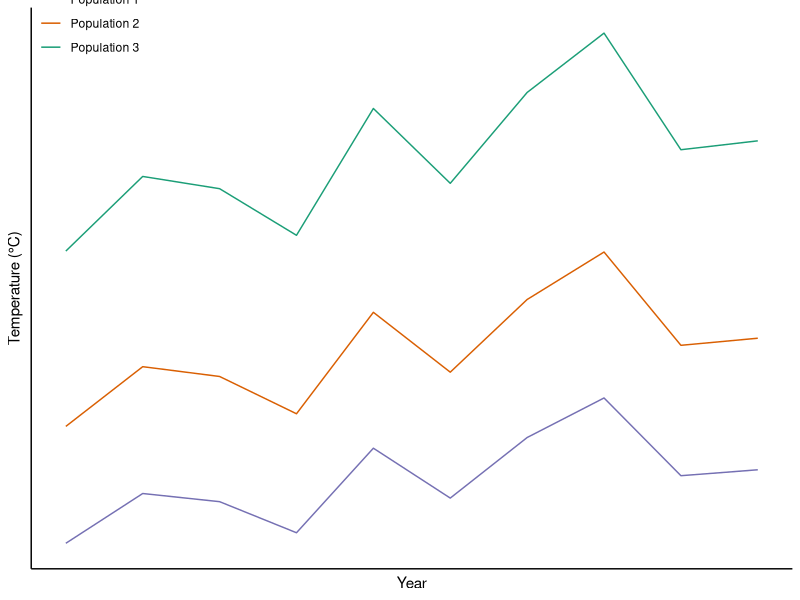
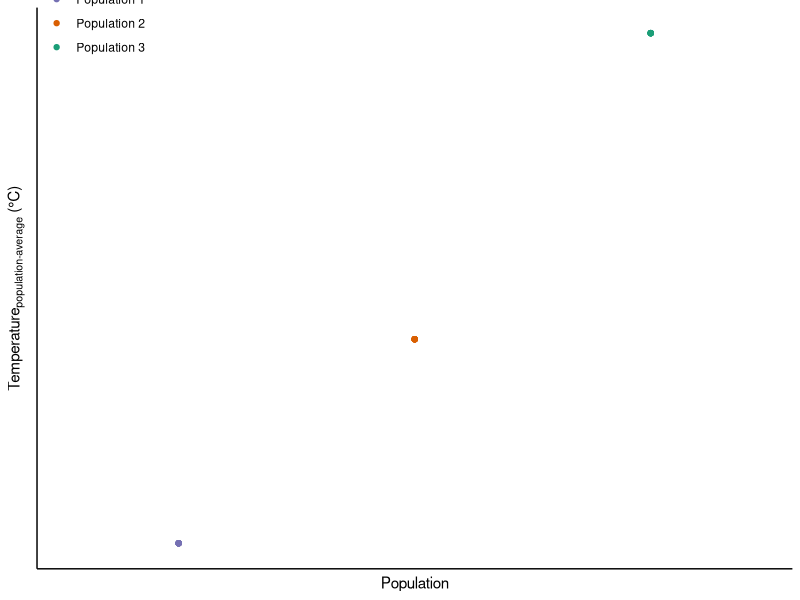
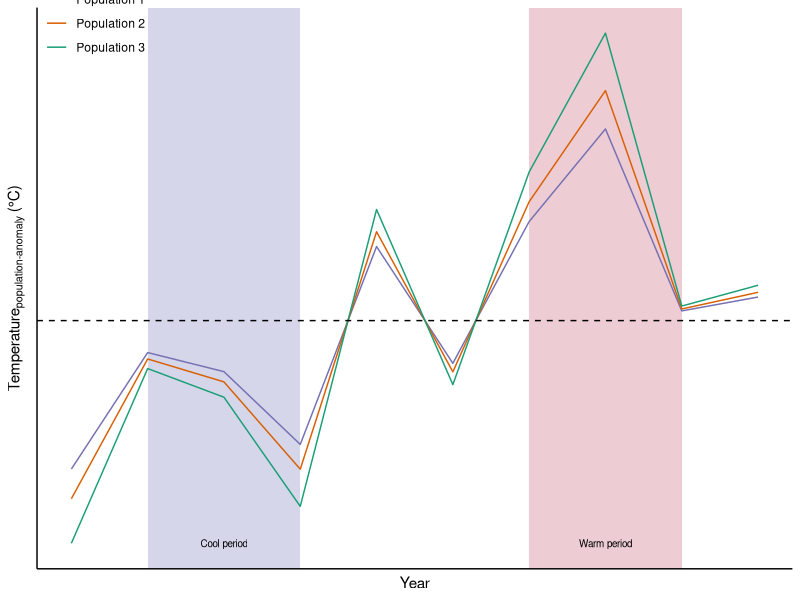
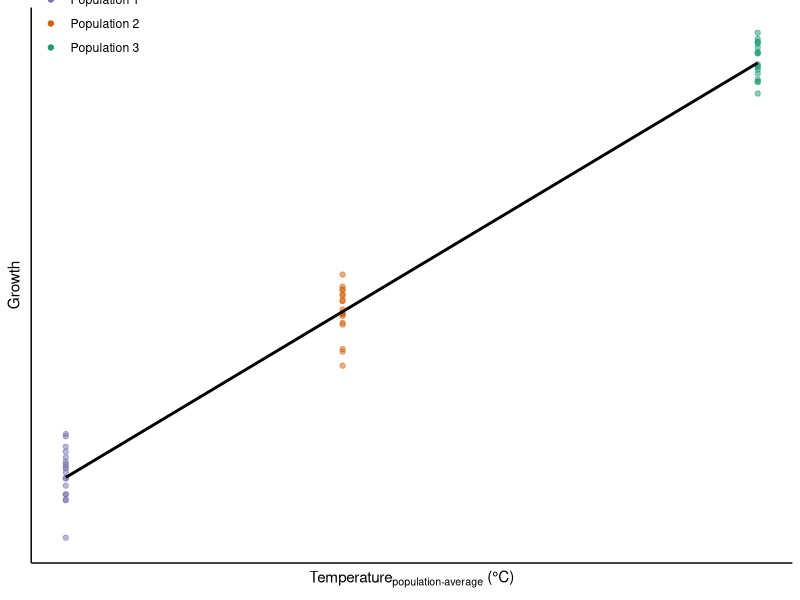
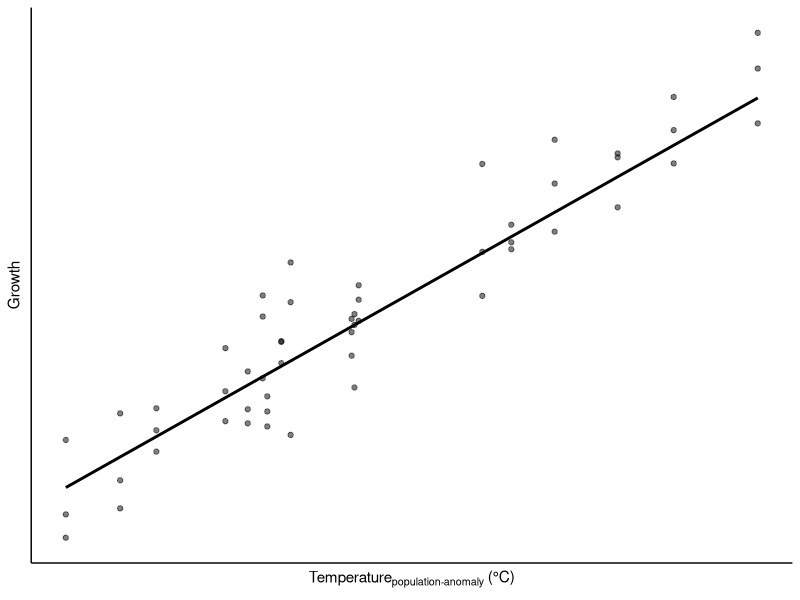
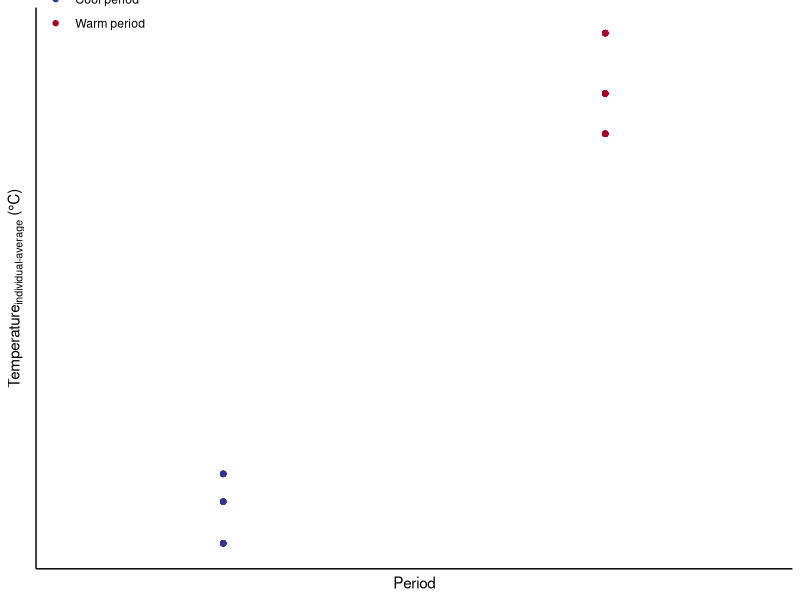
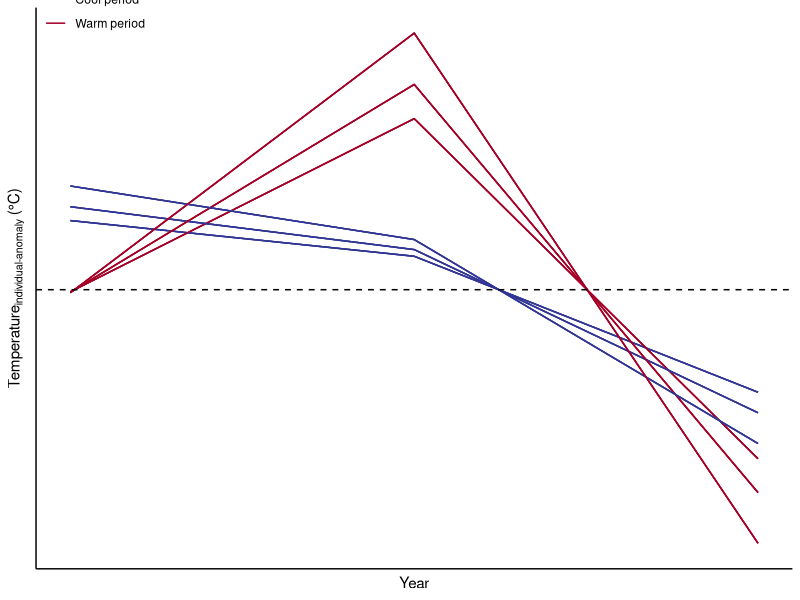
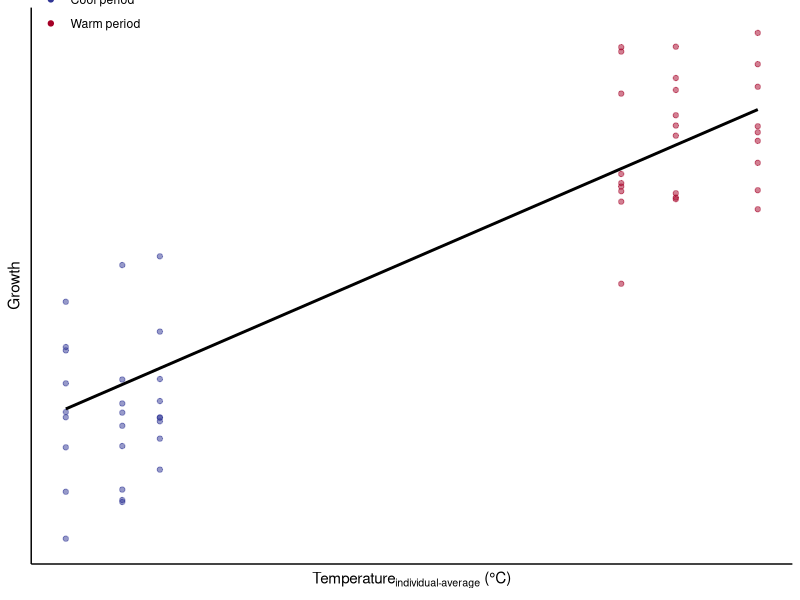

Here is the R script that generated these plots, in order:
library(tidyverse)

theme_set(theme_classic()) 


## temp data ----
#### setup
pop <- c("Population 1", "Population 2", "Population 3")
n_pop <- length(pop)
n_year <- 10

#### data
set.seed(17) #17 for 10 year, 24 for 20 years
data_temp <- tibble(year = rep(seq(1, n_year), n_pop),
                    temp = rep(rnorm(n_year, mean = 6, sd = 0.5), n_pop),
                    pop = rep(pop, each = n_year)) %>%
  mutate(temp = temp * rep(c(1, 1.2, 1.5), each = n_year)) 

#### plot
ggplot(data = data_temp, aes(x = year, y = temp, color = pop)) +
  geom_line() +
  #geom_point(alpha = 0) +
  labs(x = "Year",
       y = "Temperature (°C)",
       color = "Population") +
  scale_color_brewer(palette = "Dark2", direction = -1) +
  theme(legend.position = c(0, 1.05),
        legend.justification = c(0, 1),
        legend.background = element_rect(fill='transparent'),
        axis.text = element_blank(), 
        axis.ticks = element_blank(),
        legend.title = element_blank()) #+
  #guides(colour = guide_legend(override.aes = list(alpha = 1)))

p_temp <- last_plot()

#### pop-average pop-anomaly 
#### data
data_temp <- data_temp %>% 
  group_by(pop) %>% 
  mutate(pop_ave = mean(temp),
         pop_ano = temp - pop_ave)

#### plot
# pop-average
ggplot(data = data_temp, aes(x = pop, y = pop_ave, color = pop)) + 
  geom_point() +
    labs(x = "Population",
         y = expression('Temperature'['population-average'] * ' (°C)'),
         color = "Population") +
  scale_color_brewer(palette = "Dark2", direction = -1) +
  theme(legend.position = c(0, 1.05),
        legend.justification = c(0, 1),
        legend.background = element_rect(fill='transparent'),
        axis.text = element_blank(), 
        axis.ticks = element_blank(),
        legend.title = element_blank()) #+
  #theme(legend.position = "none")

p_temp_pop.ave <- last_plot()

# pop-anomaly
ggplot(data = data_temp, aes(x = year, y = pop_ano, color = pop)) + 
  annotate("rect", xmin = 2, xmax = 4, 
           ymin = -Inf, 
           ymax = Inf,
           fill = "#313695",
           alpha = 0.2) +
  annotate("rect", xmin = 7, xmax = 9, 
           ymin = -Inf, 
           ymax = Inf,
           fill = "#a50026",
           alpha = 0.2) +
  geom_line() +
  geom_hline(yintercept = 0, linetype = "dashed") +
  labs(x = "Year",
       y = expression('Temperature'['population-anomaly'] * ' (°C)'),
       color = "Population") +
  scale_color_brewer(palette = "Dark2", direction = -1) +
  theme(legend.position = c(0, 1.05),
        legend.justification = c(0, 1),
        legend.background = element_rect(fill='transparent'),
        axis.text = element_blank(), 
        axis.ticks = element_blank(),
        legend.title = element_blank()) +
  #theme(legend.position = "none") +
  annotate("text", 
           x = 3,
           y = min(data_temp$pop_ano), 
           label = "Cool period",
           size = 2.5) +
  annotate("text", 
           x = 8,
           y = min(data_temp$pop_ano), 
           label = "Warm period",
           size = 2.5) 

p_temp_pop.ano <- last_plot()

## fish data ----
#### setup
# each pop has 2 cohorts, each cohort has 3 fish, each fish has 3 ages 
cohort <- c(2,7) # cohort 2: low temp, cohort 7: high temp
n_cohort = length(cohort)
n_age = 3
n_fish = 3*n_pop*n_cohort # each pop and each cohort 3 fish

data_fish <- tibble(
  fish = 1:n_fish,
  pop = rep(pop, each = n_fish/n_pop),
  cohort = rep(cohort, n_fish/n_cohort)) %>%
  crossing(age = seq(1, n_age)) %>%
  mutate(year = cohort + age - 1)

### population-level growth response to temperature ----
#### data
data_pop <- data_fish %>% 
  left_join(data_temp)

set.seed(1)
data_pop <- data_pop %>%
  mutate(growth_pop_ave_true = 1 + 0.5*pop_ave,
         growth_pop_ave = 1 + 0.5*pop_ave + rnorm(nrow(.), 0, 0.1),
         growth_pop_ano_true = 1 + 0.5*pop_ano,
         growth_pop_ano = 1 + 0.5*pop_ano + rnorm(nrow(.), 0, 0.1)
         )

#### plot
# pop-average
ggplot(data = data_pop) +
  geom_point(aes(x = pop_ave, y = growth_pop_ave, color = pop), alpha = 0.5) +
  geom_line(aes(x = pop_ave, y = growth_pop_ave_true), linewidth = 1) +
  labs(x = expression('Temperature'['population-average'] * ' (°C)'),
       y = "Growth",
       color = "Population") +
  scale_color_brewer(palette = "Dark2", direction = -1) +
  theme(legend.position = c(0, 1.05),
        legend.justification = c(0, 1),
        legend.background = element_rect(fill='transparent'),
        axis.text = element_blank(), 
        axis.ticks = element_blank(),
        legend.title = element_blank()) +
  guides(colour = guide_legend(override.aes = list(alpha = 1))) #+
  #theme(legend.position = "none")

p_growth_pop.ave <- last_plot()

# pop-anomaly
ggplot(data = data_pop) +
  #geom_point(aes(x = pop_ano, y = growth_pop_ano, color = pop), alpha = 0.5) +
  geom_point(aes(x = pop_ano, y = growth_pop_ano), alpha = 0.5) +
  geom_line(aes(x = pop_ano, y = growth_pop_ano_true), linewidth = 1) +
  labs(x = expression('Temperature'['population-anomaly'] * ' (°C)'),
       y = "Growth",
       color = "Population") +
  scale_color_brewer(palette = "Dark2", direction = -1) +
  theme(legend.position = c(0, 1.05),
        legend.justification = c(0, 1),
        legend.background = element_rect(fill='transparent'),
        axis.text = element_blank(), 
        axis.ticks = element_blank(),
        legend.title = element_blank()) +
  guides(colour = guide_legend(override.aes = list(alpha = 1)))

p_growth_pop.ano <- last_plot()

### individual-level growth response to temperature: plasticity and between-individual ----
#### data
df_period <- tibble(cohort = cohort,
                    period_mean = c(3,8),
                    period_name = c("Cool period",
                                    "Warm period"))

data_ind <- data_fish %>% 
  left_join(data_temp) %>%
  group_by(fish) %>% 
  mutate(ind_ave = mean(pop_ano),
         ind_ano = pop_ano - ind_ave) %>%
  ungroup() %>%
  left_join(df_period)

set.seed(2) #
data_ind <- data_ind %>%
  mutate(intercept_fishid = rep(rnorm(n_fish, 0, 0.15), each = n_age),
         slope_fishid = rep(rnorm(n_fish, 0, 0.1), each = n_age)) %>%
  mutate(growth_ind_ave_true = 1 + 0.5*ind_ave,
         growth_ind_ave = 1 + 0.5*ind_ave + rnorm(nrow(.), 0, 0.1),
         growth_ind_ano_true = 1 + 0.5*ind_ano,
         growth_ind_ano_fish = (1 + intercept_fishid) + (0.5 + slope_fishid)*ind_ano,
         growth_ind_ano = growth_ind_ano_fish + rnorm(nrow(.), 0, 0.01)
  )

#### temperature plot ----
# ind-average
ggplot(data = data_ind, aes(x = period_mean, y = ind_ave, color = period_name)) + 
  geom_point() +
  #geom_line(alpha = 0) +
  labs(x = "Period",
       y = expression('Temperature'['individual-average'] * ' (°C)'),
       color = "Population") +
  scale_color_manual(values = c("Cool period" = "#313695", "Warm period" = "#a50026")) +
  theme(legend.position = c(0, 1.05),
        legend.justification = c(0, 1),
        legend.background = element_rect(fill='transparent'),
        axis.text = element_blank(), 
        axis.ticks = element_blank(),
        legend.title = element_blank()) +
  #guides(colour = guide_legend(override.aes = list(alpha = 1))) +
  xlim(1,10)

p_temp_ind.ave <- last_plot()

# ind-anomaly
ggplot(data = data_ind, aes(x = age, y = ind_ano, group = fish, color = period_name)) + 
  geom_line() +
  geom_hline(yintercept = 0, linetype = "dashed") +
  labs(x = "Year",
       y = expression('Temperature'['individual-anomaly'] * ' (°C)'),
       color = "Population") +
  scale_color_manual(values = c("Cool period" = "#313695", "Warm period" = "#a50026")) +
  theme(legend.position = c(0, 1.05),
        legend.justification = c(0, 1),
        legend.background = element_rect(fill='transparent'),
        axis.text = element_blank(), 
        axis.ticks = element_blank(),
        legend.title = element_blank()) #+
  #theme(legend.position = "none")

p_temp_ind.ano <- last_plot()

#### growth response plot ----
# ind-average
ggplot(data = data_ind) +
  geom_point(aes(x = ind_ave, y = growth_ind_ave, color = period_name), alpha = 0.5) +
  geom_line(aes(x = ind_ave, y = growth_ind_ave_true), linewidth = 1) +
  labs(x = expression('Temperature'['individual-average'] * ' (°C)'),
       y = "Growth",
       color = "Population") +
  scale_color_manual(values = c("Cool period" = "#313695", "Warm period" = "#a50026")) +
  theme(legend.position = c(0, 1.05),
        legend.justification = c(0, 1),
        legend.background = element_rect(fill='transparent'),
        axis.text = element_blank(), 
        axis.ticks = element_blank(),
        legend.title = element_blank()) +
  guides(colour = guide_legend(override.aes = list(alpha = 1))) #+
  #theme(legend.position = "none")

p_growth_ind.ave <- last_plot()

# ind-anomaly
ggplot(data = data_ind) +
  #geom_point(aes(x = ind_ano, y = growth_ind_ano, color = period_name), alpha = 0.5) +
  geom_point(aes(x = ind_ano, y = growth_ind_ano, group = fish), alpha = 0.5) +
  geom_line(aes(x = ind_ano, y = growth_ind_ano_fish, group = factor(fish)), alpha = 0.1) +
  geom_line(aes(x = ind_ano, y = growth_ind_ano_true), linewidth = 1) +
  labs(x = expression('Temperature'['individual-anomaly'] * ' (°C)'),
       y = "Growth",
       color = "Population") +
  scale_color_manual(values = c("Cool period" = "#313695", "Warm period" = "#a50026")) +
  theme(legend.position = c(0, 1.05),
        legend.justification = c(0, 1),
        legend.background = element_rect(fill='transparent'),
        axis.text = element_blank(), 
        axis.ticks = element_blank(),
        legend.title = element_blank()) +
  guides(colour = guide_legend(override.aes = list(alpha = 1)))

p_growth_ind.ano <- last_plot()

## save plot ----
plot_list <- list("p_temp" = p_temp,
                  "p_temp_pop.ave" = p_temp_pop.ave,
                  "p_temp_pop.ano" = p_temp_pop.ano,
                  "p_temp_ind.ave" = p_temp_ind.ave,
                  "p_temp_ind.ano" = p_temp_ind.ano,
                  "p_growth_pop.ave" = p_growth_pop.ave,
                  "p_growth_pop.ano" = p_growth_pop.ano,
                  "p_growth_ind.ave" = p_growth_ind.ave,
                  "p_growth_ind.ano" = p_growth_ind.ano)

dir_report <- "./report"
for (i in 1:length(plot_list)) {
  ggsave(plot_list[[i]], file = file.path(dir_report, "fig3_conceptual temperature effect", paste0(names(plot_list[i]),".tiff") ),
         width = 3.5, height = 3.5,
         units = "cm",
         scaling = 0.4,
         dpi = 600,
         device = "tiff")
  
  ggsave(last_plot(), file = file.path(dir_report, "fig3_conceptual temperature effect", paste0(names(plot_list[i]),".eps")),
         width = 17, height = 5.75,
         units = "cm",
         dpi = 600, 
         device = "eps")
}



